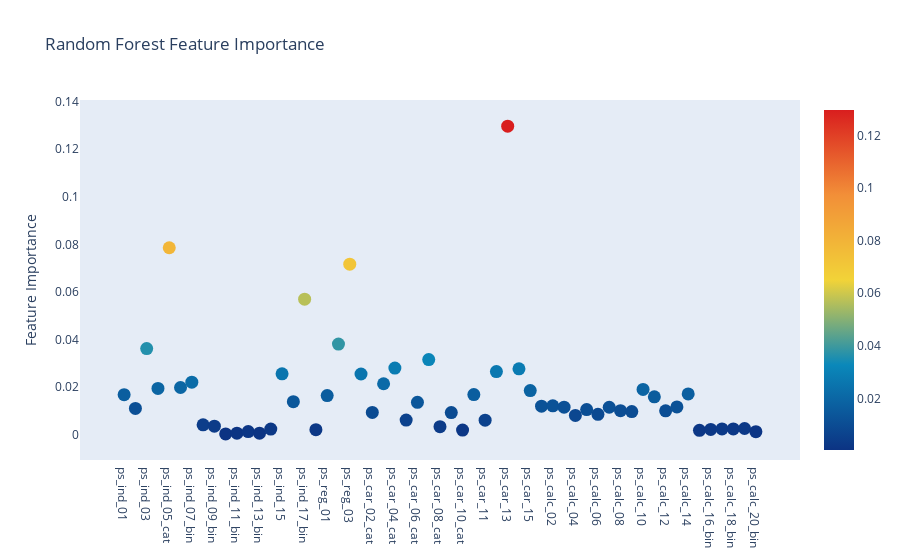

Notebook code cell kept with this figure:
### Code cell
trace = go.Scatter(y = rf.feature_importances_,
                   x = features,
                   mode = 'markers',
                   marker = dict(sizemode = 'diameter',
                                 sizeref = 1,
                                 size = 13,
                                 color = rf.feature_importances_,
                                 colorscale = 'Portland',
                                 showscale = True),
                  text = features)
data = [trace]

layout= go.Layout(
    autosize= True,
    title= 'Random Forest Feature Importance',
    hovermode= 'closest',
     xaxis= dict(
         ticklen= 5,
         showgrid=False,
        zeroline=False,
        showline=False
     ),
    yaxis=dict(
        title= 'Feature Importance',
        showgrid=False,
        zeroline=False,
        ticklen= 5,
        gridwidth= 2
    ),
    showlegend= False
)
fig = go.Figure(data=data, layout=layout)
py.iplot(fig,filename='scatter2010')

### Figure 1 — Plotly figure (JSON) as saved in the notebook; plotly's stock layout.template omitted (floating-point values rounded to 4 significant figures)
{"data": [{"marker": {"color": [0.01686, 0.01105, 0.03622, 0.01947, 0.07861, 0.01987, 0.02209, 0.004199, 0.003608, 0.0003743, 0.0006586, 0.001347, 0.0006631, 0.002396, 0.0256, 0.01392, 0.05697, 0.002158, 0.01648, 0.03813, 0.0717, 0.02554, 0.009404, 0.02144, 0.02801, 0.006161, 0.01364, 0.03162, 0.003394, 0.009318, 0.00199, 0.0169, 0.006131, 0.02658, 0.1297, 0.02773, 0.01855, 0.01201, 0.01216, 0.01158, 0.008129, 0.01059, 0.008598, 0.01156, 0.01014, 0.00976, 0.01907, 0.01595, 0.01008, 0.01171, 0.01718, 0.00187, 0.002257, 0.00247, 0.002456, 0.00263, 0.001287], "colorscale": [[0, "rgb(12,51,131)"], [0.25, "rgb(10,136,186)"], [0.5, "rgb(242,211,56)"], [0.75, "rgb(242,143,56)"], [1, "rgb(217,30,30)"]], "showscale": true, "size": 13, "sizemode": "diameter", "sizeref": 1}, "mode": "markers", "text": ["ps_ind_01", "ps_ind_02_cat", "ps_ind_03", "ps_ind_04_cat", "ps_ind_05_cat", "ps_ind_06_bin", "ps_ind_07_bin", "ps_ind_08_bin", "ps_ind_09_bin", "ps_ind_10_bin", "ps_ind_11_bin", "ps_ind_12_bin", "ps_ind_13_bin", "ps_ind_14", "ps_ind_15", "ps_ind_16_bin", "ps_ind_17_bin", "ps_ind_18_bin", "ps_reg_01", "ps_reg_02", "ps_reg_03", "ps_car_01_cat", "ps_car_02_cat", "ps_car_03_cat", "ps_car_04_cat", "ps_car_05_cat", "ps_car_06_cat", "ps_car_07_cat", "ps_car_08_cat", "ps_car_09_cat", "ps_car_10_cat", "ps_car_11_cat", "ps_car_11", "ps_car_12", "ps_car_13", "ps_car_14", "ps_car_15", "ps_calc_01", "ps_calc_02", "ps_calc_03", "ps_calc_04", "ps_calc_05", "ps_calc_06", "ps_calc_07", "ps_calc_08", "ps_calc_09", "ps_calc_10", "ps_calc_11", "ps_calc_12", "ps_calc_13", "ps_calc_14", "ps_calc_15_bin", "ps_calc_16_bin", "ps_calc_17_bin", "ps_calc_18_bin", "ps_calc_19_bin", "ps_calc_20_bin"], "type": "scatter", "x": ["ps_ind_01", "ps_ind_02_cat", "ps_ind_03", "ps_ind_04_cat", "ps_ind_05_cat", "ps_ind_06_bin", "ps_ind_07_bin", "ps_ind_08_bin", "ps_ind_09_bin", "ps_ind_10_bin", "ps_ind_11_bin", "ps_ind_12_bin", "ps_ind_13_bin", "ps_ind_14", "ps_ind_15", "ps_ind_16_bin", "ps_ind_17_bin", "ps_ind_18_bin", "ps_reg_01", "ps_reg_02", "ps_reg_03", "ps_car_01_cat", "ps_car_02_cat", "ps_car_03_cat", "ps_car_04_cat", "ps_car_05_cat", "ps_car_06_cat", "ps_car_07_cat", "ps_car_08_cat", "ps_car_09_cat", "ps_car_10_cat", "ps_car_11_cat", "ps_car_11", "ps_car_12", "ps_car_13", "ps_car_14", "ps_car_15", "ps_calc_01", "ps_calc_02", "ps_calc_03", "ps_calc_04", "ps_calc_05", "ps_calc_06", "ps_calc_07", "ps_calc_08", "ps_calc_09", "ps_calc_10", "ps_calc_11", "ps_calc_12", "ps_calc_13", "ps_calc_14", "ps_calc_15_bin", "ps_calc_16_bin", "ps_calc_17_bin", "ps_calc_18_bin", "ps_calc_19_bin", "ps_calc_20_bin"], "y": [0.01686, 0.01105, 0.03622, 0.01947, 0.07861, 0.01987, 0.02209, 0.004199, 0.003608, 0.0003743, 0.0006586, 0.001347, 0.0006631, 0.002396, 0.0256, 0.01392, 0.05697, 0.002158, 0.01648, 0.03813, 0.0717, 0.02554, 0.009404, 0.02144, 0.02801, 0.006161, 0.01364, 0.03162, 0.003394, 0.009318, 0.00199, 0.0169, 0.006131, 0.02658, 0.1297, 0.02773, 0.01855, 0.01201, 0.01216, 0.01158, 0.008129, 0.01059, 0.008598, 0.01156, 0.01014, 0.00976, 0.01907, 0.01595, 0.01008, 0.01171, 0.01718, 0.00187, 0.002257, 0.00247, 0.002456, 0.00263, 0.001287]}], "layout": {"autosize": true, "hovermode": "closest", "showlegend": false, "title": {"text": "Random Forest Feature Importance"}, "xaxis": {"showgrid": false, "showline": false, "ticklen": 5, "zeroline": false}, "yaxis": {"gridwidth": 2, "showgrid": false, "ticklen": 5, "title": {"text": "Feature Importance"}, "zeroline": false}}}
